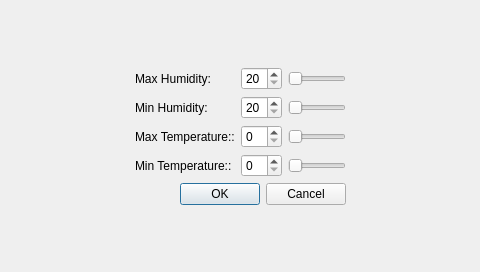
<?xml version="1.0" encoding="UTF-8"?>
<ui version="4.0">
 <class>Limit</class>
 <widget class="QWidget" name="Limit">
  <property name="geometry">
   <rect>
    <x>0</x>
    <y>0</y>
    <width>480</width>
    <height>272</height>
   </rect>
  </property>
  <property name="windowTitle">
   <string>Seting Limit</string>
  </property>
  <layout class="QGridLayout" name="gridLayout">
   <item row="0" column="1">
    <spacer name="verticalSpacer">
     <property name="orientation">
      <enum>Qt::Vertical</enum>
     </property>
     <property name="sizeHint" stdset="0">
      <size>
       <width>20</width>
       <height>99</height>
      </size>
     </property>
    </spacer>
   </item>
   <item row="1" column="0">
    <spacer name="horizontalSpacer">
     <property name="orientation">
      <enum>Qt::Horizontal</enum>
     </property>
     <property name="sizeHint" stdset="0">
      <size>
       <width>150</width>
       <height>20</height>
      </size>
     </property>
    </spacer>
   </item>
   <item row="1" column="1">
    <layout class="QVBoxLayout" name="verticalLayout_5">
     <item>
      <layout class="QHBoxLayout" name="horizontalLayout_8">
       <item>
        <layout class="QVBoxLayout" name="verticalLayout_4">
         <item>
          <widget class="QLabel" name="label_5">
           <property name="text">
            <string>Max Humidity:</string>
           </property>
          </widget>
         </item>
         <item>
          <widget class="QLabel" name="label_7">
           <property name="text">
            <string>Min Humidity:</string>
           </property>
          </widget>
         </item>
         <item>
          <widget class="QLabel" name="label_6">
           <property name="text">
            <string>Max Temperature::</string>
           </property>
          </widget>
         </item>
         <item>
          <widget class="QLabel" name="label_8">
           <property name="text">
            <string>Min Temperature::</string>
           </property>
          </widget>
         </item>
        </layout>
       </item>
       <item>
        <layout class="QVBoxLayout" name="verticalLayout_3">
         <item>
          <layout class="QHBoxLayout" name="horizontalLayout_7">
           <item>
            <widget class="QSpinBox" name="spinBoxMaxH">
             <property name="minimum">
              <number>20</number>
             </property>
             <property name="maximum">
              <number>90</number>
             </property>
            </widget>
           </item>
           <item>
            <widget class="QSlider" name="SliderMaxH">
             <property name="minimum">
              <number>20</number>
             </property>
             <property name="maximum">
              <number>90</number>
             </property>
             <property name="orientation">
              <enum>Qt::Horizontal</enum>
             </property>
            </widget>
           </item>
          </layout>
         </item>
         <item>
          <layout class="QHBoxLayout" name="horizontalLayout_5">
           <item>
            <widget class="QSpinBox" name="spinBoxMinH">
             <property name="minimum">
              <number>20</number>
             </property>
             <property name="maximum">
              <number>90</number>
             </property>
            </widget>
           </item>
           <item>
            <widget class="QSlider" name="SliderMinH">
             <property name="minimum">
              <number>20</number>
             </property>
             <property name="maximum">
              <number>90</number>
             </property>
             <property name="orientation">
              <enum>Qt::Horizontal</enum>
             </property>
            </widget>
           </item>
          </layout>
         </item>
         <item>
          <layout class="QHBoxLayout" name="horizontalLayout_4">
           <item>
            <widget class="QSpinBox" name="spinBoxMaxT">
             <property name="maximum">
              <number>50</number>
             </property>
            </widget>
           </item>
           <item>
            <widget class="QSlider" name="SliderMaxT">
             <property name="maximum">
              <number>50</number>
             </property>
             <property name="orientation">
              <enum>Qt::Horizontal</enum>
             </property>
            </widget>
           </item>
          </layout>
         </item>
         <item>
          <layout class="QHBoxLayout" name="horizontalLayout_6">
           <item>
            <widget class="QSpinBox" name="spinBoxMinT">
             <property name="maximum">
              <number>50</number>
             </property>
            </widget>
           </item>
           <item>
            <widget class="QSlider" name="SliderMinT">
             <property name="maximum">
              <number>50</number>
             </property>
             <property name="orientation">
              <enum>Qt::Horizontal</enum>
             </property>
            </widget>
           </item>
          </layout>
         </item>
        </layout>
       </item>
      </layout>
     </item>
     <item>
      <layout class="QHBoxLayout" name="horizontalLayout_9">
       <item>
        <spacer name="horizontalSpacer_5">
         <property name="orientation">
          <enum>Qt::Horizontal</enum>
         </property>
         <property name="sizeHint" stdset="0">
          <size>
           <width>40</width>
           <height>20</height>
          </size>
         </property>
        </spacer>
       </item>
       <item>
        <widget class="QDialogButtonBox" name="buttonBox">
         <property name="standardButtons">
          <set>QDialogButtonBox::Cancel|QDialogButtonBox::Ok</set>
         </property>
        </widget>
       </item>
      </layout>
     </item>
    </layout>
   </item>
   <item row="1" column="2">
    <spacer name="horizontalSpacer_2">
     <property name="orientation">
      <enum>Qt::Horizontal</enum>
     </property>
     <property name="sizeHint" stdset="0">
      <size>
       <width>149</width>
       <height>20</height>
      </size>
     </property>
    </spacer>
   </item>
   <item row="2" column="1">
    <spacer name="verticalSpacer_2">
     <property name="orientation">
      <enum>Qt::Vertical</enum>
     </property>
     <property name="sizeHint" stdset="0">
      <size>
       <width>20</width>
       <height>98</height>
      </size>
     </property>
    </spacer>
   </item>
  </layout>
 </widget>
 <resources/>
 <connections/>
</ui>
